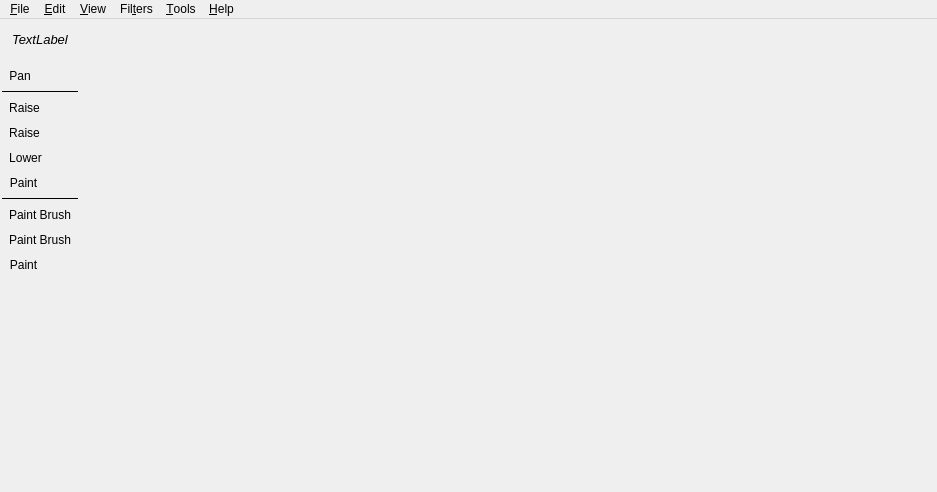
<?xml version="1.0" encoding="UTF-8"?>
<ui version="4.0">
 <class>MainWindow</class>
 <widget class="QMainWindow" name="MainWindow">
  <property name="geometry">
   <rect>
    <x>0</x>
    <y>0</y>
    <width>937</width>
    <height>492</height>
   </rect>
  </property>
  <property name="windowTitle">
   <string notr="true"/>
  </property>
  <widget class="QWidget" name="centralWidget">
   <layout class="QGridLayout" name="gridLayout">
    <property name="leftMargin">
     <number>0</number>
    </property>
    <property name="topMargin">
     <number>0</number>
    </property>
    <property name="rightMargin">
     <number>0</number>
    </property>
    <property name="bottomMargin">
     <number>0</number>
    </property>
    <property name="spacing">
     <number>0</number>
    </property>
    <item row="0" column="0" colspan="2">
     <widget class="QFrame" name="toolEditorFrame">
      <property name="minimumSize">
       <size>
        <width>0</width>
        <height>40</height>
       </size>
      </property>
      <property name="maximumSize">
       <size>
        <width>16777215</width>
        <height>40</height>
       </size>
      </property>
      <property name="font">
       <font>
        <pointsize>10</pointsize>
       </font>
      </property>
      <property name="frameShape">
       <enum>QFrame::NoFrame</enum>
      </property>
      <property name="frameShadow">
       <enum>QFrame::Plain</enum>
      </property>
      <layout class="QHBoxLayout" name="horizontalLayout">
       <property name="spacing">
        <number>12</number>
       </property>
       <property name="leftMargin">
        <number>12</number>
       </property>
       <property name="topMargin">
        <number>0</number>
       </property>
       <property name="rightMargin">
        <number>0</number>
       </property>
       <property name="bottomMargin">
        <number>0</number>
       </property>
       <item>
        <widget class="QLabel" name="toolNameLabel">
         <property name="sizePolicy">
          <sizepolicy hsizetype="Minimum" vsizetype="Preferred">
           <horstretch>0</horstretch>
           <verstretch>0</verstretch>
          </sizepolicy>
         </property>
         <property name="styleSheet">
          <string notr="true">font-style: italic</string>
         </property>
         <property name="text">
          <string notr="true">TextLabel</string>
         </property>
        </widget>
       </item>
      </layout>
     </widget>
    </item>
    <item row="1" column="0">
     <widget class="QFrame" name="frame">
      <property name="frameShape">
       <enum>QFrame::NoFrame</enum>
      </property>
      <property name="frameShadow">
       <enum>QFrame::Plain</enum>
      </property>
      <layout class="QVBoxLayout" name="verticalLayout">
       <property name="spacing">
        <number>4</number>
       </property>
       <property name="leftMargin">
        <number>2</number>
       </property>
       <property name="topMargin">
        <number>6</number>
       </property>
       <property name="rightMargin">
        <number>2</number>
       </property>
       <property name="bottomMargin">
        <number>6</number>
       </property>
       <item>
        <widget class="QToolButton" name="toolPan">
         <property name="toolTip">
          <string>Pan</string>
         </property>
         <property name="text">
          <string>Pan</string>
         </property>
         <property name="icon">
          <iconset resource="res/resources.qrc">
           <normaloff>:/Terravox/toolPan.png</normaloff>:/Terravox/toolPan.png</iconset>
         </property>
         <property name="iconSize">
          <size>
           <width>20</width>
           <height>20</height>
          </size>
         </property>
         <property name="checkable">
          <bool>true</bool>
         </property>
         <property name="autoExclusive">
          <bool>true</bool>
         </property>
         <property name="autoRaise">
          <bool>true</bool>
         </property>
        </widget>
       </item>
       <item>
        <widget class="Line" name="line_3">
         <property name="frameShadow">
          <enum>QFrame::Plain</enum>
         </property>
         <property name="orientation">
          <enum>Qt::Horizontal</enum>
         </property>
        </widget>
       </item>
       <item>
        <widget class="QToolButton" name="toolManipulateHeight">
         <property name="toolTip">
          <string>Manipulate</string>
         </property>
         <property name="text">
          <string>Raise</string>
         </property>
         <property name="icon">
          <iconset resource="res/resources.qrc">
           <normaloff>:/Terravox/toolManipulate.png</normaloff>:/Terravox/toolManipulate.png</iconset>
         </property>
         <property name="iconSize">
          <size>
           <width>20</width>
           <height>20</height>
          </size>
         </property>
         <property name="checkable">
          <bool>true</bool>
         </property>
         <property name="autoExclusive">
          <bool>true</bool>
         </property>
         <property name="autoRaise">
          <bool>true</bool>
         </property>
        </widget>
       </item>
       <item>
        <widget class="QToolButton" name="toolRaise">
         <property name="toolTip">
          <string>Raise</string>
         </property>
         <property name="text">
          <string>Raise</string>
         </property>
         <property name="icon">
          <iconset resource="res/resources.qrc">
           <normaloff>:/Terravox/toolRaise.png</normaloff>:/Terravox/toolRaise.png</iconset>
         </property>
         <property name="iconSize">
          <size>
           <width>20</width>
           <height>20</height>
          </size>
         </property>
         <property name="checkable">
          <bool>true</bool>
         </property>
         <property name="autoExclusive">
          <bool>true</bool>
         </property>
         <property name="autoRaise">
          <bool>true</bool>
         </property>
        </widget>
       </item>
       <item>
        <widget class="QToolButton" name="toolLower">
         <property name="toolTip">
          <string>Lower</string>
         </property>
         <property name="text">
          <string>Lower</string>
         </property>
         <property name="icon">
          <iconset resource="res/resources.qrc">
           <normaloff>:/Terravox/toolLower.png</normaloff>:/Terravox/toolLower.png</iconset>
         </property>
         <property name="iconSize">
          <size>
           <width>20</width>
           <height>20</height>
          </size>
         </property>
         <property name="checkable">
          <bool>true</bool>
         </property>
         <property name="autoExclusive">
          <bool>true</bool>
         </property>
         <property name="autoRaise">
          <bool>true</bool>
         </property>
        </widget>
       </item>
       <item>
        <widget class="QToolButton" name="toolSmoothen">
         <property name="toolTip">
          <string>Smoothen</string>
         </property>
         <property name="text">
          <string>Paint</string>
         </property>
         <property name="icon">
          <iconset resource="res/resources.qrc">
           <normaloff>:/Terravox/toolSmoothen.png</normaloff>:/Terravox/toolSmoothen.png</iconset>
         </property>
         <property name="iconSize">
          <size>
           <width>20</width>
           <height>20</height>
          </size>
         </property>
         <property name="checkable">
          <bool>true</bool>
         </property>
         <property name="autoExclusive">
          <bool>true</bool>
         </property>
         <property name="autoRaise">
          <bool>true</bool>
         </property>
        </widget>
       </item>
       <item>
        <widget class="Line" name="line_2">
         <property name="frameShadow">
          <enum>QFrame::Plain</enum>
         </property>
         <property name="orientation">
          <enum>Qt::Horizontal</enum>
         </property>
        </widget>
       </item>
       <item>
        <widget class="QToolButton" name="toolManipulateColor">
         <property name="toolTip">
          <string>Paint</string>
         </property>
         <property name="text">
          <string>Paint Brush</string>
         </property>
         <property name="icon">
          <iconset resource="res/resources.qrc">
           <normaloff>:/Terravox/toolPen.png</normaloff>:/Terravox/toolPen.png</iconset>
         </property>
         <property name="iconSize">
          <size>
           <width>20</width>
           <height>20</height>
          </size>
         </property>
         <property name="checkable">
          <bool>true</bool>
         </property>
         <property name="autoExclusive">
          <bool>true</bool>
         </property>
         <property name="autoRaise">
          <bool>true</bool>
         </property>
        </widget>
       </item>
       <item>
        <widget class="QToolButton" name="toolPaint">
         <property name="toolTip">
          <string>Paint Brush</string>
         </property>
         <property name="text">
          <string>Paint Brush</string>
         </property>
         <property name="icon">
          <iconset resource="res/resources.qrc">
           <normaloff>:/Terravox/toolPaint.png</normaloff>:/Terravox/toolPaint.png</iconset>
         </property>
         <property name="iconSize">
          <size>
           <width>20</width>
           <height>20</height>
          </size>
         </property>
         <property name="checkable">
          <bool>true</bool>
         </property>
         <property name="autoExclusive">
          <bool>true</bool>
         </property>
         <property name="autoRaise">
          <bool>true</bool>
         </property>
        </widget>
       </item>
       <item>
        <widget class="QToolButton" name="toolBlur">
         <property name="toolTip">
          <string>Blur</string>
         </property>
         <property name="text">
          <string>Paint</string>
         </property>
         <property name="icon">
          <iconset resource="res/resources.qrc">
           <normaloff>:/Terravox/toolBlur.png</normaloff>:/Terravox/toolBlur.png</iconset>
         </property>
         <property name="iconSize">
          <size>
           <width>20</width>
           <height>20</height>
          </size>
         </property>
         <property name="checkable">
          <bool>true</bool>
         </property>
         <property name="autoExclusive">
          <bool>true</bool>
         </property>
         <property name="autoRaise">
          <bool>true</bool>
         </property>
        </widget>
       </item>
       <item>
        <spacer name="verticalSpacer">
         <property name="orientation">
          <enum>Qt::Vertical</enum>
         </property>
         <property name="sizeHint" stdset="0">
          <size>
           <width>20</width>
           <height>173</height>
          </size>
         </property>
        </spacer>
       </item>
       <item>
        <widget class="ColorView" name="primaryColorView" native="true">
         <property name="minimumSize">
          <size>
           <width>0</width>
           <height>30</height>
          </size>
         </property>
         <property name="acceptDrops">
          <bool>true</bool>
         </property>
         <property name="toolTip">
          <string>Primary Color</string>
         </property>
        </widget>
       </item>
      </layout>
     </widget>
    </item>
    <item row="1" column="1">
     <widget class="TerrainView" name="terrainView" native="true">
      <property name="sizePolicy">
       <sizepolicy hsizetype="Expanding" vsizetype="Expanding">
        <horstretch>0</horstretch>
        <verstretch>0</verstretch>
       </sizepolicy>
      </property>
     </widget>
    </item>
   </layout>
  </widget>
  <widget class="QMenuBar" name="menuBar">
   <property name="geometry">
    <rect>
     <x>0</x>
     <y>0</y>
     <width>937</width>
     <height>22</height>
    </rect>
   </property>
   <widget class="QMenu" name="menu_File">
    <property name="title">
     <string>&amp;File</string>
    </property>
    <widget class="QMenu" name="menuNew_Terrain">
     <property name="title">
      <string>New Terrain</string>
     </property>
     <addaction name="actionNewTerrainPlain"/>
     <addaction name="actionNewTerrainFractal"/>
    </widget>
    <addaction name="menuNew_Terrain"/>
    <addaction name="separator"/>
    <addaction name="actionOpen"/>
    <addaction name="actionSave"/>
    <addaction name="actionSaveAs"/>
    <addaction name="separator"/>
    <addaction name="actionExit"/>
   </widget>
   <widget class="QMenu" name="menu_Tools">
    <property name="title">
     <string>&amp;Tools</string>
    </property>
    <addaction name="actionOpenPluginsFolder"/>
    <addaction name="separator"/>
    <addaction name="action_Preferences"/>
   </widget>
   <widget class="QMenu" name="menu_View">
    <property name="title">
     <string>&amp;View</string>
    </property>
    <addaction name="actionShow_View_Options"/>
   </widget>
   <widget class="QMenu" name="menu_Edit">
    <property name="title">
     <string>&amp;Edit</string>
    </property>
    <addaction name="action_Undo"/>
    <addaction name="action_Redo"/>
   </widget>
   <widget class="QMenu" name="menu_Help">
    <property name="title">
     <string>&amp;Help</string>
    </property>
    <addaction name="actionAbout_Qt"/>
    <addaction name="actionAbout"/>
   </widget>
   <widget class="QMenu" name="menuFil_ters">
    <property name="title">
     <string>Fil&amp;ters</string>
    </property>
    <addaction name="action_Erosion"/>
   </widget>
   <addaction name="menu_File"/>
   <addaction name="menu_Edit"/>
   <addaction name="menu_View"/>
   <addaction name="menuFil_ters"/>
   <addaction name="menu_Tools"/>
   <addaction name="menu_Help"/>
  </widget>
  <action name="actionOpen">
   <property name="text">
    <string>&amp;Open Existing Terrain...</string>
   </property>
   <property name="shortcut">
    <string>Ctrl+O</string>
   </property>
  </action>
  <action name="actionSave">
   <property name="text">
    <string>&amp;Save</string>
   </property>
   <property name="shortcut">
    <string>Ctrl+S</string>
   </property>
  </action>
  <action name="actionSaveAs">
   <property name="text">
    <string>Save &amp;As...</string>
   </property>
   <property name="shortcut">
    <string>Ctrl+Shift+S</string>
   </property>
  </action>
  <action name="actionExit">
   <property name="text">
    <string>E&amp;xit</string>
   </property>
  </action>
  <action name="action_Preferences">
   <property name="text">
    <string>&amp;Preferences</string>
   </property>
  </action>
  <action name="actionShow_View_Options">
   <property name="text">
    <string>Show &amp;View Options</string>
   </property>
   <property name="shortcut">
    <string>Ctrl+Shift+V</string>
   </property>
  </action>
  <action name="action_Undo">
   <property name="text">
    <string>&amp;Undo</string>
   </property>
   <property name="shortcut">
    <string>Ctrl+Z</string>
   </property>
  </action>
  <action name="action_Redo">
   <property name="text">
    <string>&amp;Redo</string>
   </property>
   <property name="shortcut">
    <string>Ctrl+Shift+Z</string>
   </property>
  </action>
  <action name="actionAbout_Qt">
   <property name="text">
    <string>About &amp;Qt...</string>
   </property>
   <property name="menuRole">
    <enum>QAction::AboutQtRole</enum>
   </property>
  </action>
  <action name="actionAbout">
   <property name="text">
    <string>About...</string>
   </property>
   <property name="menuRole">
    <enum>QAction::AboutRole</enum>
   </property>
  </action>
  <action name="actionNewTerrainPlain">
   <property name="text">
    <string>Plain</string>
   </property>
  </action>
  <action name="actionNewTerrainFractal">
   <property name="text">
    <string>Fractal Landscape</string>
   </property>
  </action>
  <action name="action_Erosion">
   <property name="text">
    <string>&amp;Erosion...</string>
   </property>
  </action>
  <action name="actionOpenPluginsFolder">
   <property name="text">
    <string>Open Pluigns Folder</string>
   </property>
  </action>
 </widget>
 <layoutdefault spacing="6" margin="11"/>
 <customwidgets>
  <customwidget>
   <class>ColorView</class>
   <extends>QWidget</extends>
   <header>colorview.h</header>
   <container>1</container>
  </customwidget>
  <customwidget>
   <class>TerrainView</class>
   <extends>QWidget</extends>
   <header>terrainview.h</header>
   <container>1</container>
  </customwidget>
 </customwidgets>
 <resources>
  <include location="res/resources.qrc"/>
 </resources>
 <connections>
  <connection>
   <sender>actionExit</sender>
   <signal>triggered()</signal>
   <receiver>MainWindow</receiver>
   <slot>close()</slot>
   <hints>
    <hint type="sourcelabel">
     <x>-1</x>
     <y>-1</y>
    </hint>
    <hint type="destinationlabel">
     <x>468</x>
     <y>245</y>
    </hint>
   </hints>
  </connection>
 </connections>
</ui>
